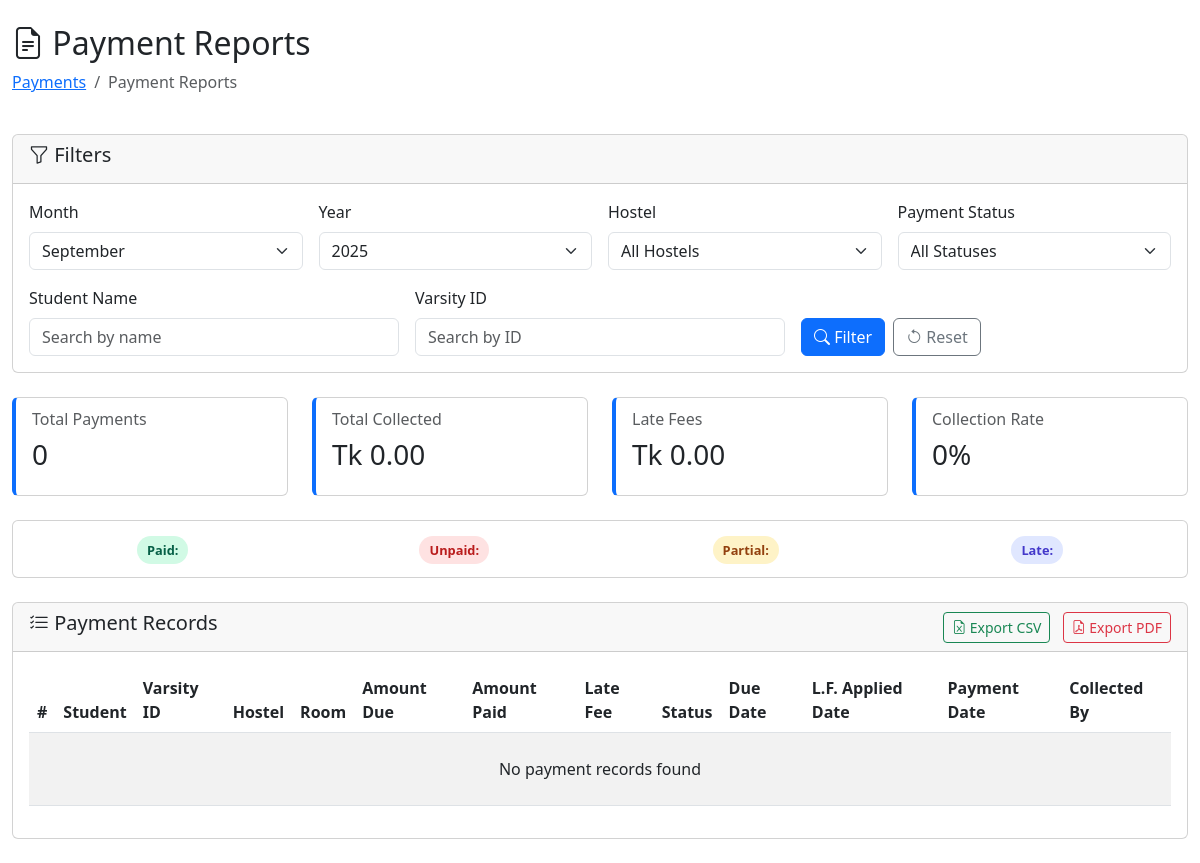
The app's page /admin/sections/payments/generate_payment_report.php (signed in), older data.
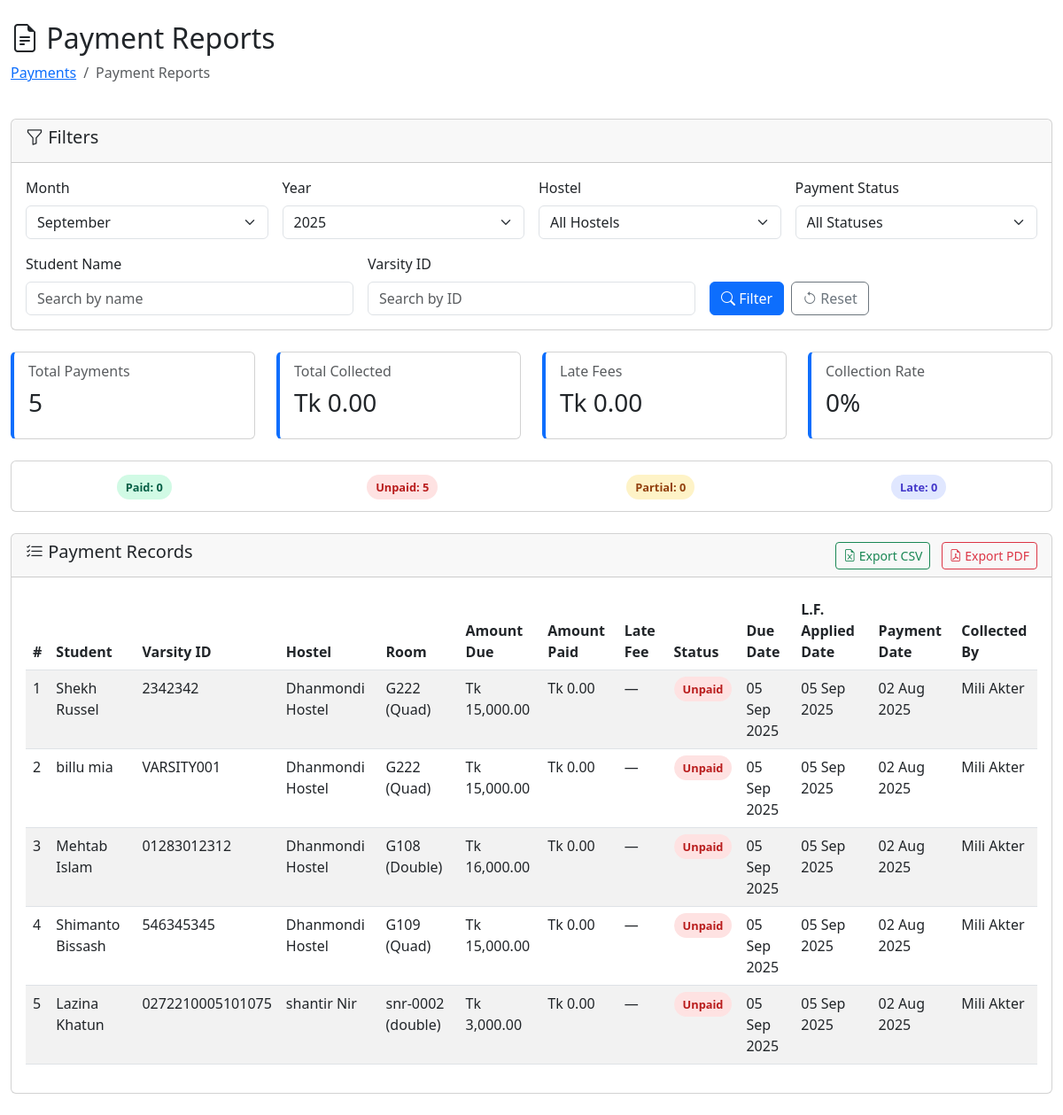
The same page, newer data.
### tables this page shows
CREATE TABLE `student_payments` (
  `id` int(11) NOT NULL,
  `student_id` int(11) NOT NULL,
  `hostel_id` int(11) NOT NULL,
  `room_id` int(11) NOT NULL,
  `room_type_id` int(11) NOT NULL,
  `room_fee_id` int(11) NOT NULL,
  `year` int(4) NOT NULL,
  `month` int(2) NOT NULL,
  `amount_due` decimal(10,2) NOT NULL,
  `amount_paid` decimal(10,2) DEFAULT 0.00,
  `balance` decimal(10,2) NOT NULL DEFAULT 0.00,
  `o_p_balance_added` decimal(10,2) DEFAULT 0.00,
  `payment_status` enum('paid','unpaid','partial','late') NOT NULL DEFAULT 'unpaid',
  `due_date` date NOT NULL,
  `late_fee` decimal(10,2) DEFAULT 0.00,
  `late_fee_applied_date` date DEFAULT NULL,
  `is_late` tinyint(1) NOT NULL DEFAULT 0,
  `is_late_fee_taken` tinyint(1) NOT NULL DEFAULT 0,
  `created_at` timestamp NOT NULL DEFAULT current_timestamp(),
  `updated_at` timestamp NOT NULL DEFAULT current_timestamp() ON UPDATE current_timestamp(),
  `updated_by` int(11) DEFAULT NULL,
  `created_by` int(11) DEFAULT NULL
);

CREATE TABLE `students` (
  `id` int(11) NOT NULL,
  `profile_image_url` varchar(255) DEFAULT NULL,
  `hostel_id` int(11) DEFAULT NULL,
  `room_id` int(11) DEFAULT NULL,
  `permanent_address_id` int(11) DEFAULT NULL,
  `temporary_address_id` int(11) DEFAULT NULL,
  `first_name` varchar(100) NOT NULL,
  `last_name` varchar(100) NOT NULL,
  `email` varchar(100) NOT NULL,
  `password` varchar(255) NOT NULL,
  `gender` enum('male','female','other') NOT NULL,
  `contact_number` varchar(255) NOT NULL,
  `is_verified` tinyint(1) DEFAULT 0,
  `is_approved` tinyint(1) DEFAULT 0,
  `verification_token` varchar(255) DEFAULT NULL,
  `varsity_id` varchar(255) NOT NULL,
  `department` varchar(100) DEFAULT NULL,
  `batch_year` varchar(20) DEFAULT NULL,
  `detail` varchar(255) DEFAULT NULL,
  `created_at` timestamp NOT NULL DEFAULT current_timestamp(),
  `updated_at` timestamp NOT NULL DEFAULT current_timestamp() ON UPDATE current_timestamp(),
  `is_checked_in` tinyint(1) DEFAULT 0,
  `is_checked_out` tinyint(1) DEFAULT 0,
  `check_in_at` datetime DEFAULT NULL,
  `check_out_at` datetime DEFAULT NULL,
  `father_name` varchar(100) DEFAULT NULL,
  `mother_name` varchar(100) DEFAULT NULL,
  `father_contact` varchar(20) DEFAULT NULL,
  `mother_contact` varchar(20) DEFAULT NULL,
  `emergency_contact` varchar(20) DEFAULT NULL,
  `blood_group` enum('A+','A-','B+','B-','AB+','AB-','O+','O-','Unknown') DEFAULT 'Unknown',
  `floor_id` int(11) DEFAULT NULL,
  `reset_token` varchar(255) DEFAULT NULL,
  `reset_expires` datetime DEFAULT NULL
);

CREATE TABLE `hostels` (
  `id` int(11) NOT NULL,
  `hostel_incharge_id` int(11) DEFAULT NULL,
  `address_id` int(11) DEFAULT NULL,
  `hostel_name` varchar(100) NOT NULL,
  `hostel_type` enum('male','female') NOT NULL,
  `contact_number` varchar(20) NOT NULL,
  `email` varchar(100) DEFAULT NULL,
  `capacity` int(11) DEFAULT 0,
  `amenities` text DEFAULT NULL,
  `created_at` timestamp NOT NULL DEFAULT current_timestamp(),
  `updated_at` timestamp NOT NULL DEFAULT current_timestamp() ON UPDATE current_timestamp()
);

CREATE TABLE `rooms` (
  `id` int(11) NOT NULL,
  `room_type_id` int(11) DEFAULT NULL,
  `floor_id` int(11) DEFAULT NULL,
  `room_number` varchar(20) NOT NULL,
  `max_capacity` int(11) NOT NULL,
  `created_at` timestamp NOT NULL DEFAULT current_timestamp(),
  `updated_at` timestamp NOT NULL DEFAULT current_timestamp() ON UPDATE current_timestamp(),
  `hostel_id` int(11) DEFAULT NULL
);

CREATE TABLE `room_types` (
  `id` int(11) NOT NULL,
  `type_name` varchar(100) NOT NULL,
  `description` text NOT NULL,
  `default_capacity` int(11) NOT NULL,
  `created_at` timestamp NOT NULL DEFAULT current_timestamp(),
  `updated_at` timestamp NOT NULL DEFAULT current_timestamp() ON UPDATE current_timestamp(),
  `buffer_limit` int(11) NOT NULL DEFAULT 0,
  `hostel_id` int(11) DEFAULT NULL
);

### admin/sections/payments/generate_payment_report.php (the view, shortened to what the changed rows need)
<?php
require_once BASE_PATH . '/config/db.php';
$hostel_id = $_GET['hostel_id'] ?? null;
$month = $_GET['month'] ?? date('n');
$year = $_GET['year'] ?? date('Y');
$query = "SELECT
            sp.id,
            sp.amount_due,
            sp.amount_paid,
            sp.payment_status,
            sp.due_date,
            sp.late_fee,
            sp.is_late,
            sp.late_fee_applied_date,
            sp.created_at,
            CONCAT(s.first_name, ' ', s.last_name) AS student_name,
            s.varsity_id,
            h.hostel_name,
            r.room_number,
            rt.type_name AS room_type,
            CONCAT(a.firstname, ' ', a.lastname) AS collected_by
          FROM student_payments sp
          JOIN students s ON sp.student_id = s.id
          JOIN hostels h ON sp.hostel_id = h.id
          JOIN rooms r ON sp.room_id = r.id
          JOIN room_types rt ON sp.room_type_id = rt.id
          LEFT JOIN admins a ON sp.created_by = a.id
          WHERE sp.month = ? AND sp.year = ?";
$params = [$month, $year];
$param_types = "ii";
$query .= " ORDER BY sp.created_at DESC";
$stmt = $conn->prepare($query);
$stmt->bind_param($param_types, ...$params);
$stmt->execute();
$result = $stmt->get_result();
$payments = $result->fetch_all(MYSQLI_ASSOC);
$summary_query = "SELECT
                        COUNT(*) AS total_payments,
                        SUM(amount_paid) AS total_collected,
                        SUM(CASE WHEN payment_status = 'paid' THEN 1 ELSE 0 END) AS paid_count,
                        SUM(CASE WHEN payment_status = 'unpaid' THEN 1 ELSE 0 END) AS unpaid_count,
                        SUM(CASE WHEN payment_status = 'partial' THEN 1 ELSE 0 END) AS partial_count,
                        SUM(CASE WHEN payment_status = 'late' THEN 1 ELSE 0 END) AS late_count,
                        SUM(CASE WHEN is_late_fee_taken = 1 THEN late_fee ELSE 0 END) AS total_late_fees
                    FROM student_payments
                    WHERE month = ? AND year = ?";
$stmt = $conn->prepare($summary_query);
if ($hostel_id && is_numeric($hostel_id)) {
    $stmt->bind_param("iii", $month, $year, $hostel_id);
} else {
    $stmt->bind_param("ii", $month, $year);
}
$stmt->execute();
$summary = $stmt->get_result()->fetch_assoc();
?>
<!DOCTYPE html>
<html lang="en">
<head>
    <link href="https://cdn.jsdelivr.net/npm/bootstrap@5.3.0/dist/css/bootstrap.min.css" rel="stylesheet">
    <link rel="stylesheet" href="https://cdn.jsdelivr.net/npm/bootstrap-icons@1.10.0/font/bootstrap-icons.css">
</head>
<body>
    <div class="container-fluid py-4">
        <div class="row mb-4">
            <div class="col">
                <h2><i class="bi bi-file-earmark-text"></i> Payment Reports</h2>
            </div>
        </div>
        <div class="row mb-4">
            <div class="col-md-3">
                <div class="card summary-card h-100">
                    <div class="card-body">
                        <h6 class="card-subtitle mb-2 text-muted">Total Payments</h6>
                        <h3 class="card-title"><?= $summary['total_payments'] ?></h3>
                    </div>
                </div>
            </div>
            <div class="col-md-3">
                <div class="card summary-card h-100">
                    <div class="card-body">
                        <h6 class="card-subtitle mb-2 text-muted">Collection Rate</h6>
                        <h3 class="card-title">
                            <?= $summary['total_payments'] > 0 ?
                                round(($summary['paid_count'] / $summary['total_payments']) * 100) : 0 ?>%
                        </h3>
                    </div>
                </div>
            </div>
        </div>
        <div class="row mb-4">
            <div class="col">
                <div class="card">
                    <div class="card-body">
                        <div class="row">
                            <div class="col-md-3 text-center">
                                <span class="status-badge status-paid">Paid: <?= $summary['paid_count'] ?></span>
                            </div>
                            <div class="col-md-3 text-center">
                                <span class="status-badge status-unpaid">Unpaid: <?= $summary['unpaid_count'] ?></span>
                            </div>
                            <div class="col-md-3 text-center">
                                <span class="status-badge status-partial">Partial: <?= $summary['partial_count'] ?></span>
                            </div>
                            <div class="col-md-3 text-center">
                                <span class="status-badge status-late">Late: <?= $summary['late_count'] ?></span>
                            </div>
                        </div>
                    </div>
                </div>
            </div>
        </div>
        <div class="card">
            <div class="card-body">
                <div class="table-responsive">
                    <table class="table table-striped table-hover">
                        <thead>
                            <tr>
                                <th>#</th>
                                <th>Student</th>
                                <th>Varsity ID</th>
                                <th>Hostel</th>
                                <th>Room</th>
                                <th>Amount Due</th>
                                <th>Amount Paid</th>
                                <th>Late Fee</th>
                                <th>Status</th>
                                <th>Due Date</th>
                                <th>L.F. Applied Date</th>
                                <th>Payment Date</th>
                                <th>Collected By</th>
                            </tr>
                        </thead>
                        <tbody>
                            <?php if (empty($payments)): ?>
                                <tr>
                                    <td colspan="13" class="text-center py-4">No payment records found</td>
                                </tr>
                            <?php else: ?>
                                <?php foreach ($payments as $index => $payment): ?>
                                    <tr>
                                        <td><?= $index + 1 ?></td>
                                        <td><?= htmlspecialchars($payment['student_name']) ?></td>
                                        <td><?= htmlspecialchars($payment['varsity_id']) ?></td>
                                        <td><?= htmlspecialchars($payment['hostel_name']) ?></td>
                                        <td><?= htmlspecialchars($payment['room_number']) ?> (<?= htmlspecialchars($payment['room_type']) ?>)</td>
                                        <td>Tk <?= number_format($payment['amount_due'], 2) ?></td>
                                        <td>Tk <?= number_format($payment['amount_paid'], 2) ?></td>
                                        <td>
                                            <?php
                                                if ($payment['late_fee'] > 0 && $payment['is_late'] === 1) {
                                                   echo 'Tk ' . number_format($payment['late_fee'], 2);
                                                } else {
                                                    echo '—';
                                                }
                                            ?>
                                        </td>
                                        <td>
                                            <span class="status-badge status-<?= $payment['payment_status'] ?>">
                                                <?= ucfirst($payment['payment_status']) ?>
                                            </span>
                                        </td>
                                        <td><?= date('d M Y', strtotime($payment['due_date'])) ?></td>
                                        <td><?= date('d M Y', strtotime($payment['late_fee_applied_date'])) ?></td>
                                        <td><?= date('d M Y', strtotime($payment['created_at'])) ?></td>
                                        <td><?= $payment['collected_by'] ?? '—' ?></td>
                                    </tr>
                                <?php endforeach; ?>
                            <?php endif; ?>
                        </tbody>
                    </table>
                </div>
            </div>
        </div>
    </div>
</body>
</html>

Row changes from the older to the newer data that the page shows:
added student_payments: student_name "Shekh Russel", student.varsity_id "2342342", hostel.hostel_name "Dhanmondi Hostel", room.room_number "G222", room_type.type_name "Quad", amount_due "15,000.00", amount_paid "0.00", payment_status "Unpaid", due_date "05 Sep 2025", late_fee_applied_date "05 Sep 2025", created_at "02 Aug 2025", collected_by "Mili Akter"
added student_payments: student_name "billu mia", student.varsity_id "VARSITY001", hostel.hostel_name "Dhanmondi Hostel", room.room_number "G222", room_type.type_name "Quad", amount_due "15,000.00", amount_paid "0.00", payment_status "Unpaid", due_date "05 Sep 2025", late_fee_applied_date "05 Sep 2025", created_at "02 Aug 2025", collected_by "Mili Akter"
added student_payments: student_name "Mehtab Islam", student.varsity_id "01283012312", hostel.hostel_name "Dhanmondi Hostel", room.room_number "G108", room_type.type_name "Double", amount_due "16,000.00", amount_paid "0.00", payment_status "Unpaid", due_date "05 Sep 2025", late_fee_applied_date "05 Sep 2025", created_at "02 Aug 2025", collected_by "Mili Akter"
added student_payments: student_name "Shimanto Bissash", student.varsity_id "546345345", hostel.hostel_name "Dhanmondi Hostel", room.room_number "G109", room_type.type_name "Quad", amount_due "15,000.00", amount_paid "0.00", payment_status "Unpaid", due_date "05 Sep 2025", late_fee_applied_date "05 Sep 2025", created_at "02 Aug 2025", collected_by "Mili Akter"
added student_payments: student_name "Lazina Khatun", student.varsity_id "0272210005101075", hostel.hostel_name "shantir Nir", room.room_number "snr-0002", room_type.type_name "double", amount_due "3,000.00", amount_paid "0.00", payment_status "Unpaid", due_date "05 Sep 2025", late_fee_applied_date "05 Sep 2025", created_at "02 Aug 2025", collected_by "Mili Akter"
Text that changed along with them:
$summary['total_payments']: "0" → "5"
$summary['paid_count']: (not shown) → "0"
$summary['unpaid_count']: (not shown) → "5"
$summary['partial_count']: (not shown) → "0"
$summary['late_count']: (not shown) → "0"
text no longer shown: "No payment records found"
